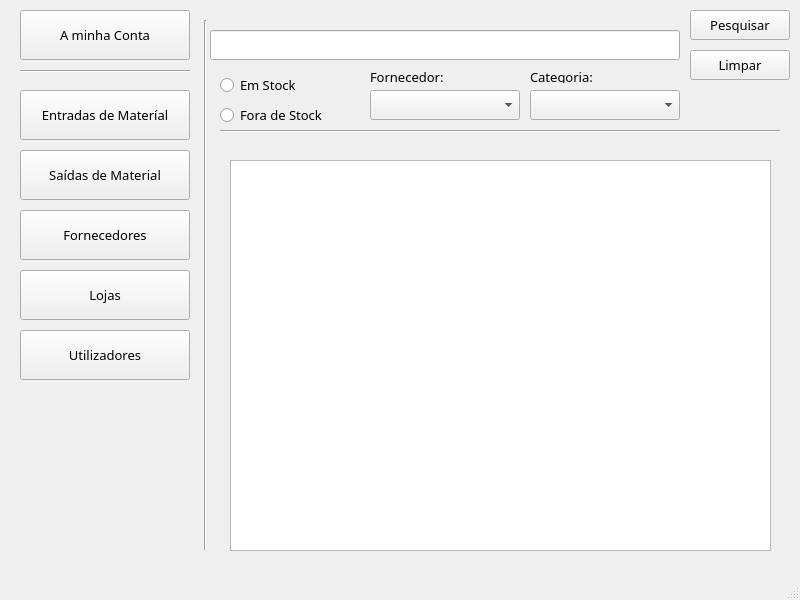
<?xml version="1.0" encoding="UTF-8"?>
<ui version="4.0">
 <class>MainWindow</class>
 <widget class="QMainWindow" name="MainWindow">
  <property name="geometry">
   <rect>
    <x>0</x>
    <y>0</y>
    <width>800</width>
    <height>600</height>
   </rect>
  </property>
  <property name="windowTitle">
   <string>Painel Principal</string>
  </property>
  <widget class="QWidget" name="centralwidget">
   <widget class="QPushButton" name="pushButton">
    <property name="geometry">
     <rect>
      <x>20</x>
      <y>10</y>
      <width>170</width>
      <height>50</height>
     </rect>
    </property>
    <property name="font">
     <font>
      <family>OCR A Extended</family>
      <pointsize>10</pointsize>
     </font>
    </property>
    <property name="text">
     <string>A minha Conta</string>
    </property>
   </widget>
   <widget class="QLineEdit" name="lineEdit">
    <property name="geometry">
     <rect>
      <x>210</x>
      <y>30</y>
      <width>470</width>
      <height>30</height>
     </rect>
    </property>
    <property name="font">
     <font>
      <family>OCR A Extended</family>
      <pointsize>12</pointsize>
     </font>
    </property>
   </widget>
   <widget class="QPushButton" name="pushButton_2">
    <property name="geometry">
     <rect>
      <x>690</x>
      <y>10</y>
      <width>100</width>
      <height>30</height>
     </rect>
    </property>
    <property name="font">
     <font>
      <family>OCR A Extended</family>
      <pointsize>10</pointsize>
     </font>
    </property>
    <property name="text">
     <string>Pesquisar</string>
    </property>
   </widget>
   <widget class="QPushButton" name="pushButton_3">
    <property name="geometry">
     <rect>
      <x>20</x>
      <y>90</y>
      <width>170</width>
      <height>50</height>
     </rect>
    </property>
    <property name="font">
     <font>
      <family>OCR A Extended</family>
      <pointsize>10</pointsize>
     </font>
    </property>
    <property name="text">
     <string>Entradas de Materíal</string>
    </property>
   </widget>
   <widget class="QPushButton" name="pushButton_4">
    <property name="geometry">
     <rect>
      <x>20</x>
      <y>150</y>
      <width>170</width>
      <height>50</height>
     </rect>
    </property>
    <property name="font">
     <font>
      <family>OCR A Extended</family>
      <pointsize>10</pointsize>
     </font>
    </property>
    <property name="text">
     <string>Saídas de Material</string>
    </property>
   </widget>
   <widget class="QPushButton" name="pushButton_5">
    <property name="geometry">
     <rect>
      <x>20</x>
      <y>210</y>
      <width>170</width>
      <height>50</height>
     </rect>
    </property>
    <property name="font">
     <font>
      <family>OCR A Extended</family>
      <pointsize>10</pointsize>
     </font>
    </property>
    <property name="text">
     <string>Fornecedores</string>
    </property>
   </widget>
   <widget class="QPushButton" name="pushButton_6">
    <property name="geometry">
     <rect>
      <x>20</x>
      <y>270</y>
      <width>170</width>
      <height>50</height>
     </rect>
    </property>
    <property name="font">
     <font>
      <family>OCR A Extended</family>
      <pointsize>10</pointsize>
     </font>
    </property>
    <property name="text">
     <string>Lojas</string>
    </property>
   </widget>
   <widget class="Line" name="line">
    <property name="geometry">
     <rect>
      <x>200</x>
      <y>20</y>
      <width>10</width>
      <height>530</height>
     </rect>
    </property>
    <property name="orientation">
     <enum>Qt::Vertical</enum>
    </property>
   </widget>
   <widget class="Line" name="line_2">
    <property name="geometry">
     <rect>
      <x>20</x>
      <y>70</y>
      <width>170</width>
      <height>3</height>
     </rect>
    </property>
    <property name="orientation">
     <enum>Qt::Horizontal</enum>
    </property>
   </widget>
   <widget class="Line" name="line_3">
    <property name="geometry">
     <rect>
      <x>220</x>
      <y>130</y>
      <width>560</width>
      <height>3</height>
     </rect>
    </property>
    <property name="orientation">
     <enum>Qt::Horizontal</enum>
    </property>
   </widget>
   <widget class="QPushButton" name="pushButton_7">
    <property name="geometry">
     <rect>
      <x>690</x>
      <y>50</y>
      <width>100</width>
      <height>30</height>
     </rect>
    </property>
    <property name="font">
     <font>
      <family>OCR A Extended</family>
      <pointsize>10</pointsize>
     </font>
    </property>
    <property name="text">
     <string>Limpar</string>
    </property>
   </widget>
   <widget class="QComboBox" name="comboBox">
    <property name="geometry">
     <rect>
      <x>530</x>
      <y>90</y>
      <width>150</width>
      <height>30</height>
     </rect>
    </property>
    <property name="font">
     <font>
      <family>OCR A Extended</family>
      <pointsize>12</pointsize>
     </font>
    </property>
   </widget>
   <widget class="QRadioButton" name="radioButton_2">
    <property name="geometry">
     <rect>
      <x>220</x>
      <y>100</y>
      <width>130</width>
      <height>30</height>
     </rect>
    </property>
    <property name="font">
     <font>
      <family>OCR A Extended</family>
      <pointsize>10</pointsize>
     </font>
    </property>
    <property name="text">
     <string>Fora de Stock</string>
    </property>
   </widget>
   <widget class="QComboBox" name="comboBox_2">
    <property name="geometry">
     <rect>
      <x>370</x>
      <y>90</y>
      <width>150</width>
      <height>30</height>
     </rect>
    </property>
    <property name="font">
     <font>
      <family>OCR A Extended</family>
      <pointsize>12</pointsize>
     </font>
    </property>
   </widget>
   <widget class="QRadioButton" name="radioButton_3">
    <property name="geometry">
     <rect>
      <x>220</x>
      <y>70</y>
      <width>120</width>
      <height>30</height>
     </rect>
    </property>
    <property name="font">
     <font>
      <family>OCR A Extended</family>
      <pointsize>10</pointsize>
     </font>
    </property>
    <property name="text">
     <string>Em Stock</string>
    </property>
   </widget>
   <widget class="QLabel" name="label">
    <property name="geometry">
     <rect>
      <x>370</x>
      <y>70</y>
      <width>150</width>
      <height>13</height>
     </rect>
    </property>
    <property name="font">
     <font>
      <family>OCR A Extended</family>
      <pointsize>10</pointsize>
     </font>
    </property>
    <property name="text">
     <string>Fornecedor:</string>
    </property>
   </widget>
   <widget class="QLabel" name="label_2">
    <property name="geometry">
     <rect>
      <x>530</x>
      <y>70</y>
      <width>150</width>
      <height>13</height>
     </rect>
    </property>
    <property name="font">
     <font>
      <family>OCR A Extended</family>
      <pointsize>10</pointsize>
     </font>
    </property>
    <property name="text">
     <string>Categoria:</string>
    </property>
   </widget>
   <widget class="QTableView" name="tableView">
    <property name="geometry">
     <rect>
      <x>230</x>
      <y>160</y>
      <width>541</width>
      <height>391</height>
     </rect>
    </property>
   </widget>
   <widget class="QPushButton" name="pushButton_8">
    <property name="geometry">
     <rect>
      <x>20</x>
      <y>330</y>
      <width>170</width>
      <height>50</height>
     </rect>
    </property>
    <property name="font">
     <font>
      <family>OCR A Extended</family>
      <pointsize>10</pointsize>
     </font>
    </property>
    <property name="text">
     <string>Utilizadores</string>
    </property>
   </widget>
   <widget class="QLabel" name="label_3">
    <property name="geometry">
     <rect>
      <x>20</x>
      <y>390</y>
      <width>170</width>
      <height>170</height>
     </rect>
    </property>
    <property name="text">
     <string/>
    </property>
    <property name="pixmap">
     <pixmap>Imagens/Logo.jpg</pixmap>
    </property>
    <property name="scaledContents">
     <bool>true</bool>
    </property>
   </widget>
  </widget>
  <widget class="QStatusBar" name="statusbar"/>
 </widget>
 <resources/>
 <connections/>
</ui>
